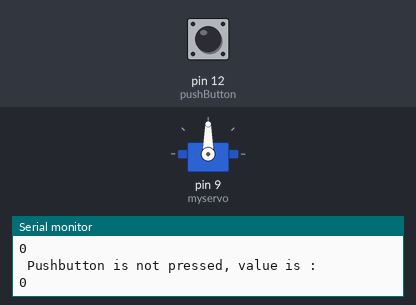
Bench run of a sketch on a simulated Arduino Uno, built with avr-gcc and run on an emulated ATmega328P. Parts: servo, the last lines printed to the serial monitor. The test bench sets the inputs (shaded band); at power-on: pin 12 (pushButton) LOW.

Above: at 2.8 s.
2.9 s: pin 12 (pushButton) pulled HIGH for 1.2 s
At 3.15 s:
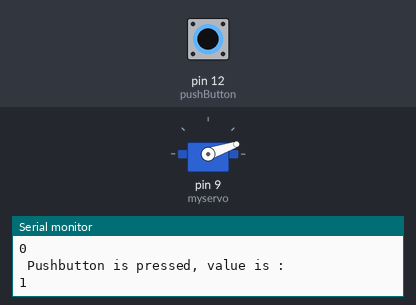
6.4 s: pin 12 (pushButton) pulled HIGH for 3.2 s
At 6.81 s:
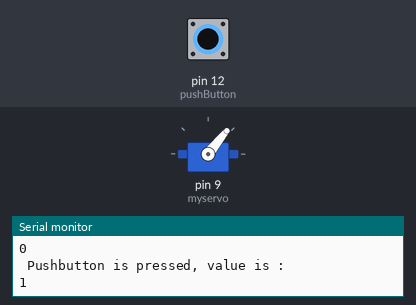
Timing chart, 0 to 13.9 s (numbered marks = the images above; inputs shaded):
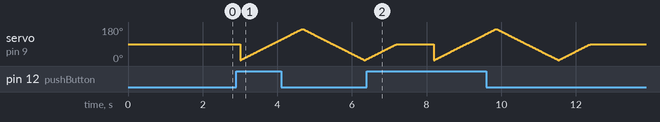

The sketch:

Project1b_drawing_pushbutton.ino
```cpp
//Project 1 - Drawing with push button
#include <Servo.h> //declare to insert Servo.h library
Servo myservo; //create servo object to control a servo
int pos = 0; //variable pos to store position of servo

// digital pin 12 has a pushbutton attached to it
int pushButton = 12;

void setup() {
  // put your setup code here, to run once:
  myservo.attach(9); //attach the servo to digital pin 9.

    // initialize serial communication at 9600 bits per second:
  Serial.begin(9600);
  // make the pushbutton's pin an input:
  pinMode(pushButton, INPUT);
}

void loop() {
  // put your main code here, to run repeatedly:
  // read the input pin:
  int buttonState = digitalRead(pushButton);

  // print out the state of the button:
  if (buttonState == HIGH) {
    Serial.println(" Pushbutton is pressed, value is : ");
    Serial.println(buttonState);
    // you will see servo sweeping back and forth from 0 - 180 degrees
    for(pos = 5; pos < 170; pos += 1){
      //servo turns from 0 to 180 in steps of 1 degree
      myservo.write(pos); //tell servo to go to position in variable 'pos'
      delay(10); //wts 15ms for the servo to reach the position
    }

    for(pos = 170; pos>=5; pos-=1) {
      // servo turns from 180 to 0 in steps of 1 degree
      myservo.write(pos); //tell servo to go to position in variable 'pos'
      delay(10); //waits 15ms for the servo to reach the position
    }

    for(pos = 5; pos < 90; pos += 1){
      //servo turns from 0 to 180 in steps of 1 degree
      myservo.write(pos); //tell servo to go to position in variable 'pos'
      delay(10); //wts 15ms for the servo to reach the position
    }
  } else {
    Serial.println(" Pushbutton is not pressed, value is : ");
    Serial.println(buttonState);
  }
    delay(1000);  // delay in between reads for stability
}
```
